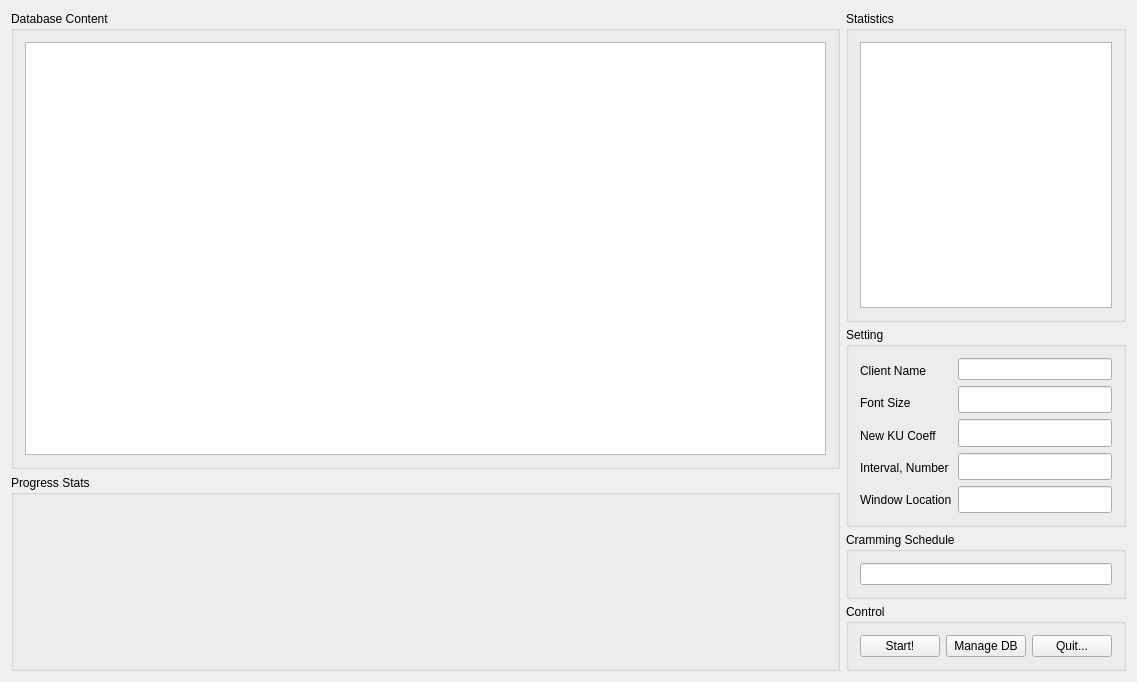
<?xml version="1.0" encoding="UTF-8"?>
<ui version="4.0">
 <class>Qrammer::Window::Overview</class>
 <widget class="QMainWindow" name="Qrammer::Window::Overview">
  <property name="geometry">
   <rect>
    <x>0</x>
    <y>0</y>
    <width>1137</width>
    <height>682</height>
   </rect>
  </property>
  <property name="sizePolicy">
   <sizepolicy hsizetype="Preferred" vsizetype="Preferred">
    <horstretch>0</horstretch>
    <verstretch>0</verstretch>
   </sizepolicy>
  </property>
  <property name="windowTitle">
   <string>Qrammer - Overview</string>
  </property>
  <property name="windowIcon">
   <iconset resource="../../../resources/res.qrc">
    <normaloff>:/qrammer.ico</normaloff>:/qrammer.ico</iconset>
  </property>
  <widget class="QWidget" name="centralWidget">
   <layout class="QHBoxLayout" name="horizontalLayout" stretch="9,1">
    <item>
     <layout class="QVBoxLayout" name="verticalLayout_lhs" stretch="7,3">
      <item>
       <widget class="QGroupBox" name="groupBox_DBContent">
        <property name="sizePolicy">
         <sizepolicy hsizetype="Preferred" vsizetype="Preferred">
          <horstretch>0</horstretch>
          <verstretch>8</verstretch>
         </sizepolicy>
        </property>
        <property name="title">
         <string>Database Content</string>
        </property>
        <layout class="QHBoxLayout" name="horizontalLayout_6">
         <item>
          <widget class="QTableView" name="tableView_KU">
           <property name="sizePolicy">
            <sizepolicy hsizetype="Preferred" vsizetype="Preferred">
             <horstretch>0</horstretch>
             <verstretch>0</verstretch>
            </sizepolicy>
           </property>
          </widget>
         </item>
        </layout>
       </widget>
      </item>
      <item>
       <widget class="QGroupBox" name="groupBox_PrograssBarChart">
        <property name="title">
         <string>Progress Stats</string>
        </property>
        <layout class="QHBoxLayout" name="horizontalLayout_5"/>
       </widget>
      </item>
     </layout>
    </item>
    <item>
     <layout class="QVBoxLayout" name="verticalLayout_rhs">
      <property name="spacing">
       <number>5</number>
      </property>
      <item>
       <widget class="QGroupBox" name="groupBox_Stats">
        <property name="sizePolicy">
         <sizepolicy hsizetype="Preferred" vsizetype="Preferred">
          <horstretch>0</horstretch>
          <verstretch>0</verstretch>
         </sizepolicy>
        </property>
        <property name="minimumSize">
         <size>
          <width>0</width>
          <height>0</height>
         </size>
        </property>
        <property name="maximumSize">
         <size>
          <width>16777215</width>
          <height>16777215</height>
         </size>
        </property>
        <property name="title">
         <string>Statistics</string>
        </property>
        <layout class="QHBoxLayout" name="horizontalLayout_3">
         <item>
          <widget class="QPlainTextEdit" name="plainTextEdit_Statistics">
           <property name="sizePolicy">
            <sizepolicy hsizetype="Preferred" vsizetype="Preferred">
             <horstretch>0</horstretch>
             <verstretch>0</verstretch>
            </sizepolicy>
           </property>
           <property name="minimumSize">
            <size>
             <width>0</width>
             <height>0</height>
            </size>
           </property>
           <property name="maximumSize">
            <size>
             <width>16777215</width>
             <height>16777215</height>
            </size>
           </property>
           <property name="readOnly">
            <bool>true</bool>
           </property>
          </widget>
         </item>
        </layout>
       </widget>
      </item>
      <item>
       <widget class="QGroupBox" name="groupBox_Settings">
        <property name="sizePolicy">
         <sizepolicy hsizetype="Preferred" vsizetype="Preferred">
          <horstretch>0</horstretch>
          <verstretch>0</verstretch>
         </sizepolicy>
        </property>
        <property name="maximumSize">
         <size>
          <width>16777215</width>
          <height>200</height>
         </size>
        </property>
        <property name="title">
         <string>Setting</string>
        </property>
        <layout class="QHBoxLayout" name="horizontalLayout_4" stretch="5,5">
         <item>
          <layout class="QVBoxLayout" name="verticalLayout_5">
           <item>
            <widget class="QLabel" name="label_ClientName">
             <property name="sizePolicy">
              <sizepolicy hsizetype="Maximum" vsizetype="Preferred">
               <horstretch>0</horstretch>
               <verstretch>0</verstretch>
              </sizepolicy>
             </property>
             <property name="text">
              <string>Client Name</string>
             </property>
            </widget>
           </item>
           <item>
            <widget class="QLabel" name="label_Fontsize">
             <property name="sizePolicy">
              <sizepolicy hsizetype="Maximum" vsizetype="Preferred">
               <horstretch>0</horstretch>
               <verstretch>0</verstretch>
              </sizepolicy>
             </property>
             <property name="text">
              <string>Font Size</string>
             </property>
            </widget>
           </item>
           <item>
            <widget class="QLabel" name="label_NewKUCoeff">
             <property name="sizePolicy">
              <sizepolicy hsizetype="Maximum" vsizetype="Preferred">
               <horstretch>0</horstretch>
               <verstretch>0</verstretch>
              </sizepolicy>
             </property>
             <property name="text">
              <string>New KU Coeff</string>
             </property>
            </widget>
           </item>
           <item>
            <widget class="QLabel" name="label_IntervalNum">
             <property name="sizePolicy">
              <sizepolicy hsizetype="Maximum" vsizetype="Preferred">
               <horstretch>0</horstretch>
               <verstretch>0</verstretch>
              </sizepolicy>
             </property>
             <property name="text">
              <string>Interval, Number</string>
             </property>
            </widget>
           </item>
           <item>
            <widget class="QLabel" name="label_WindowStyle">
             <property name="sizePolicy">
              <sizepolicy hsizetype="Maximum" vsizetype="Preferred">
               <horstretch>0</horstretch>
               <verstretch>0</verstretch>
              </sizepolicy>
             </property>
             <property name="text">
              <string>Window Location</string>
             </property>
            </widget>
           </item>
          </layout>
         </item>
         <item>
          <layout class="QVBoxLayout" name="verticalLayout_6">
           <item>
            <widget class="QLineEdit" name="lineEdit_ClientName"/>
           </item>
           <item>
            <widget class="QLineEdit" name="lineEdit_FontSize">
             <property name="sizePolicy">
              <sizepolicy hsizetype="Preferred" vsizetype="Preferred">
               <horstretch>0</horstretch>
               <verstretch>0</verstretch>
              </sizepolicy>
             </property>
            </widget>
           </item>
           <item>
            <widget class="QLineEdit" name="lineEdit_NewKUCoeff">
             <property name="sizePolicy">
              <sizepolicy hsizetype="Preferred" vsizetype="Preferred">
               <horstretch>0</horstretch>
               <verstretch>0</verstretch>
              </sizepolicy>
             </property>
             <property name="maximumSize">
              <size>
               <width>16777215</width>
               <height>16777215</height>
              </size>
             </property>
            </widget>
           </item>
           <item>
            <widget class="QLineEdit" name="lineEdit_IntervalNum">
             <property name="sizePolicy">
              <sizepolicy hsizetype="Preferred" vsizetype="Preferred">
               <horstretch>0</horstretch>
               <verstretch>0</verstretch>
              </sizepolicy>
             </property>
             <property name="maximumSize">
              <size>
               <width>16777215</width>
               <height>16777215</height>
              </size>
             </property>
             <property name="toolTip">
              <string/>
             </property>
            </widget>
           </item>
           <item>
            <widget class="QLineEdit" name="lineEdit_WindowStyle">
             <property name="sizePolicy">
              <sizepolicy hsizetype="Preferred" vsizetype="Preferred">
               <horstretch>0</horstretch>
               <verstretch>0</verstretch>
              </sizepolicy>
             </property>
             <property name="maximumSize">
              <size>
               <width>16777215</width>
               <height>16777215</height>
              </size>
             </property>
             <property name="inputMask">
              <string>9999</string>
             </property>
            </widget>
           </item>
          </layout>
         </item>
        </layout>
       </widget>
      </item>
      <item>
       <widget class="QGroupBox" name="groupBox_CrammingSchedule">
        <property name="sizePolicy">
         <sizepolicy hsizetype="Minimum" vsizetype="Maximum">
          <horstretch>2</horstretch>
          <verstretch>0</verstretch>
         </sizepolicy>
        </property>
        <property name="maximumSize">
         <size>
          <width>16777215</width>
          <height>16777215</height>
         </size>
        </property>
        <property name="title">
         <string>Cramming Schedule</string>
        </property>
        <layout class="QVBoxLayout" name="verticalLayout_3" stretch="0">
         <item>
          <widget class="QLineEdit" name="lineEdit_KusToCramByCategory">
           <property name="sizePolicy">
            <sizepolicy hsizetype="Preferred" vsizetype="Preferred">
             <horstretch>0</horstretch>
             <verstretch>0</verstretch>
            </sizepolicy>
           </property>
           <property name="placeholderText">
            <string/>
           </property>
          </widget>
         </item>
        </layout>
       </widget>
      </item>
      <item>
       <widget class="QGroupBox" name="groupBox_Controls">
        <property name="sizePolicy">
         <sizepolicy hsizetype="Minimum" vsizetype="Maximum">
          <horstretch>2</horstretch>
          <verstretch>0</verstretch>
         </sizepolicy>
        </property>
        <property name="maximumSize">
         <size>
          <width>16777215</width>
          <height>16777215</height>
         </size>
        </property>
        <property name="title">
         <string>Control</string>
        </property>
        <layout class="QHBoxLayout" name="horizontalLayout_2">
         <item>
          <widget class="QPushButton" name="pushButton_Start">
           <property name="text">
            <string>Start!</string>
           </property>
          </widget>
         </item>
         <item>
          <widget class="QPushButton" name="pushButto_Manage">
           <property name="text">
            <string>Manage DB</string>
           </property>
          </widget>
         </item>
         <item>
          <widget class="QPushButton" name="pushButton_Quit">
           <property name="text">
            <string>Quit...</string>
           </property>
          </widget>
         </item>
        </layout>
       </widget>
      </item>
     </layout>
    </item>
   </layout>
  </widget>
 </widget>
 <layoutdefault spacing="6" margin="11"/>
 <resources>
  <include location="../../../resources/res.qrc"/>
 </resources>
 <connections/>
</ui>
